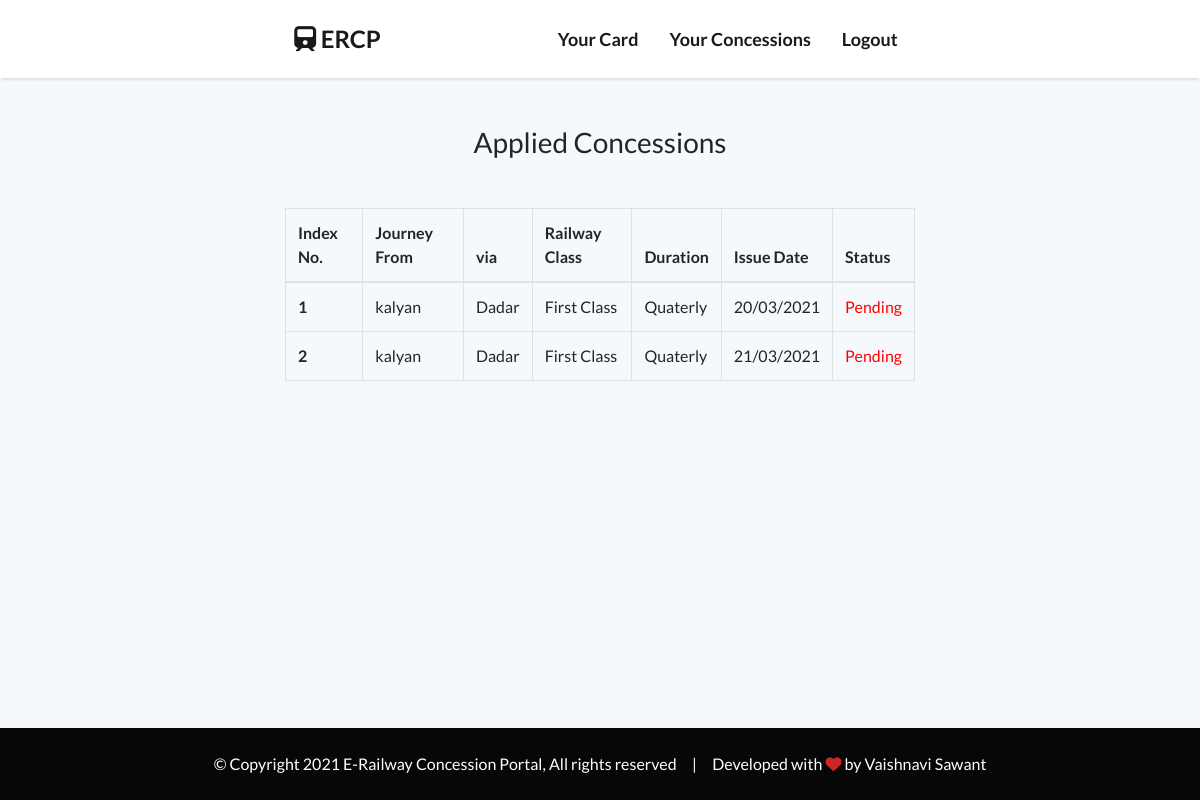
Screenshot of /student_concession/ (signed in) with the database file from the repository.
### ERCP_APP/models.py (models this page shows, shortened)
class FormDetail(models.Model):
     user_card = models.ForeignKey(
        to=CardDetail, on_delete=models.CASCADE, null=True, related_name='ucard')
     railway_class = models.CharField(max_length=100, null=False, blank=False, choices=RAILWAY_CLASS)
     duration = models.CharField(max_length=100, null=False, blank=False, choices=DURATION)
     issue_date = models.DateTimeField(default=timezone.now)
     applied_date = models.DateTimeField(default=timezone.now)
     status = models.BooleanField(default=False)

class CardDetail(models.Model):
    user_id = models.ForeignKey(
        to=User, on_delete=models.CASCADE, null=True, related_name='card_details')
    user_name = models.CharField(max_length=200, null=False, blank=False, unique=True)
    category = models.CharField(max_length=100, null=False, blank=False, choices=CATEGORY)
    academic_class = models.CharField(max_length=8, null=False, blank=False)
    roll_no = models.IntegerField(null=False, blank=False, unique=True)
    division = models.IntegerField(null=False, blank=False)
    date_of_birth = models.DateField(null=False, blank=False)
    years = models.IntegerField(null=False, blank=False)
    months = models.IntegerField(null=False, blank=False)
    residential_addr = models.CharField(max_length=755, null=False, blank=False)
    city = models.CharField(max_length=100, null=True, blank=True)
    zip_code = models.IntegerField(null=True, blank=True)
    taluka = models.CharField(max_length=50, null=False, blank=False)
    district = models.CharField(max_length=50, null=False, blank=False)
    state = models.CharField(max_length=50, null=False, blank=False)
    journey_from = models.CharField(max_length=50, null=False, blank=False)
    journey_to = models.CharField(max_length=50, null=False, blank=False, default='Matunga Road')
    via = models.CharField(max_length=50, null=True, blank=True)
    railway_line = models.CharField(max_length=100, null=False, blank=False, choices=RAILWAY_LINE)

### ERCP_APP/views.py (the view)
# urls.py: path('student_concession/',student_concession),
@login_required(login_url='/login/')
def student_concession(request):
      try:
          user_card = CardDetail.objects.get(user_id=request.user)
          concessions = FormDetail.objects.filter(user_card=user_card)
          return render(request, 'ercp_admin/Form/concession.html', {'concessions':concessions})
      except FormDetail.DoesNotExist and CardDetail.DoesNotExist:
          return render(request, "ercp_admin/option.html")
      return None

### ERCP_APP/templates/ercp_admin/Form/concession.html
{% extends 'lognav.html' %}{% load static %} {% block body %}
<div
  class="container table-hover my-5"
  data-aos="fade"
  data-aos-duration="1000"
>
  <h3 class="text-center mb-5">Applied Concessions</h3>
  <div class="table-responsive">
    <table class="table table-bordered">
      <thead>
        <tr>
          <th scope="col">Index No.</th>
          <th scope="col">Journey From</th>
          <th scope="col">via</th>
          <th scope="col">Railway Class</th>
          <th scope="col">Duration</th>
          <th scope="col">Issue Date</th>
          <th scope="col">Status</th>
        </tr>
      </thead>
      <tbody>
        {% for c in concessions %}
        <tr>
          <th scope="row">{{ forloop.counter }}</th>
          <td>{{ c.user_card.journey_from }}</td>
          <td>{{ c.user_card.via }}</td>
          <td>{{ c.railway_class }}</td>
          <td>{{ c.duration }}</td>
          <td>{{ c.issue_date | date:'d/m/Y' }}</td>
          {% if c.status == True %}
          <td style="color: green">Approved</td>
          {% else %}
          <td style="color: red">Pending</td>
          {% endif %}
        </tr>
        {% endfor %}
      </tbody>
    </table>
  </div>
</div>
{% endblock %}

### ERCP_APP/static/css/style.css (style rules this page uses)
body { -webkit-background-size: cover; -moz-background-size: cover; background-size: cover; -o-background-size: cover; background-color: #fff; color: #070707; margin-bottom: 150px; font-family: "Lato", sans-serif !important; }
* { margin: 0; padding: 0; list-style: none; text-decoration: none; }
.container { width: 55% !important; max-width: 95% !important; }
.table-responsive { overflow-x: hidden; }

### rows the page displays
FormDetail: user_card.journey_from "kalyan", user_card.via "Dadar", railway_class "First Class", duration "Quaterly", issue_date "20/03/2021", status "Pending"
FormDetail: user_card.journey_from "kalyan", user_card.via "Dadar", railway_class "First Class", duration "Quaterly", issue_date "21/03/2021", status "Pending"
